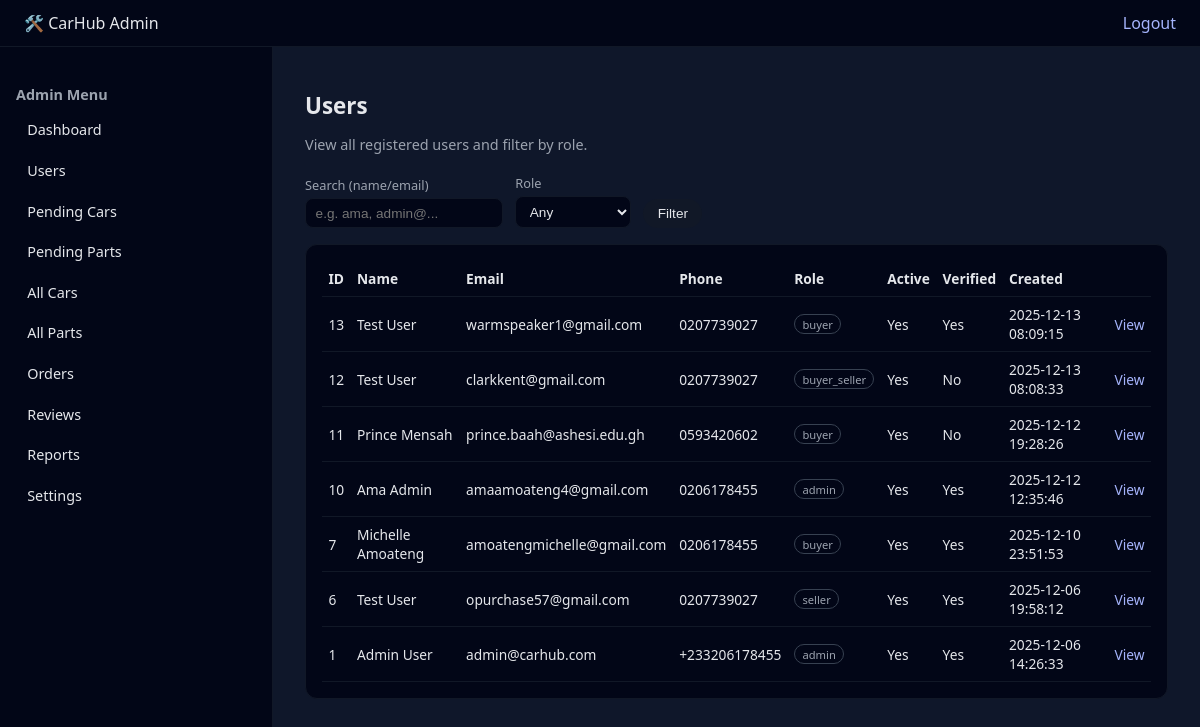
/users.php (signed in), run on the app's committed database.
### tables this page shows
CREATE TABLE IF NOT EXISTS `users` (
  `user_id` int NOT NULL AUTO_INCREMENT,
  `email` varchar(255) NOT NULL,
  `password_hash` varchar(255) NOT NULL,
  `first_name` varchar(100) NOT NULL,
  `last_name` varchar(100) NOT NULL,
  `phone_number` varchar(20) DEFAULT NULL,
  `role` enum('buyer','seller','admin','buyer_seller') NOT NULL DEFAULT 'buyer',
  `profile_image_url` varchar(500) DEFAULT NULL,
  `address` text,
  `city` varchar(100) DEFAULT NULL,
  `country` varchar(100) DEFAULT NULL,
  `is_active` tinyint(1) DEFAULT '1',
  `is_verified` tinyint(1) DEFAULT '0',
  `created_at` timestamp NOT NULL DEFAULT CURRENT_TIMESTAMP,
  `updated_at` timestamp NOT NULL DEFAULT CURRENT_TIMESTAMP ON UPDATE CURRENT_TIMESTAMP,
  PRIMARY KEY (`user_id`),
  UNIQUE KEY `email` (`email`),
  KEY `idx_user_email` (`email`),
  KEY `idx_user_role` (`role`)
);

### auth.php (called while the page is built, shortened)
<?php
function h($v) {
    return htmlspecialchars($v ?? '', ENT_QUOTES, 'UTF-8');
}

### users.php (the view, shortened to what this page needs)
<?php
require_once 'auth.php';
$search     = trim($_GET['q'] ?? '');
$sql = "SELECT
            user_id,
            first_name,
            last_name,
            email,
            phone_number,
            role,
            is_active,
            is_verified,
            created_at
        FROM users
        WHERE 1=1";
$params = [];
$sql .= " ORDER BY created_at DESC";
try {
    $stmt = $db->prepare($sql);
    $stmt->execute($params);
    $users = $stmt->fetchAll(PDO::FETCH_ASSOC);
} catch (Exception $e) {
    die("Users page DB error: " . h($e->getMessage()));
}
?>
<!DOCTYPE html>
<html lang="en">
<head>
</head>
<body>
<header class="topbar">
    <div>🛠️ CarHub Admin</div>
    <div>
        <a href="../logout.php">Logout</a>
    </div>
</header>
<div class="layout">
    <aside class="sidebar">
        <h3>Admin Menu</h3>
        <ul>
            <li><a href="dashboard.php">Dashboard</a></li>
            <li><a href="users.php">Users</a></li>
            <li><a href="cars-pending.php">Pending Cars</a></li>
            <li><a href="parts-pending.php">Pending Parts</a></li>
            <li><a href="cars.php">All Cars</a></li>
            <li><a href="parts.php">All Parts</a></li>
            <li><a href="orders.php">Orders</a></li>
            <li><a href="reviews.php">Reviews</a></li>
            <li><a href="reports.php">Reports</a></li>
            <li><a href="settings.php">Settings</a></li>
        </ul>
    </aside>
    <main class="main">
        <h1 class="page-title">Users</h1>
        <p class="page-subtitle">View all registered users and filter by role.</p>
        <form method="get" class="filters">
            <div class="group">
                <label>Search (name/email)</label>
                <input type="text" name="q" value="<?php echo h($search); ?>" placeholder="e.g. ama, admin@...">
            </div>
            <div class="group">
                <label>Role</label>
                <select name="role">
                    <option value="">Any</option>
                </select>
            </div>
            <button class="btn" type="submit">Filter</button>
        </form>
        <section class="card">
            <?php if (empty($users)): ?>
                <p style="color:#9ca3af;">No users found.</p>
            <?php else: ?>
                <table>
                    <thead>
                        <tr>
                            <th>ID</th>
                            <th>Name</th>
                            <th>Email</th>
                            <th>Phone</th>
                            <th>Role</th>
                            <th>Active</th>
                            <th>Verified</th>
                            <th>Created</th>
                            <th></th>
                        </tr>
                    </thead>
                    <tbody>
                    <?php foreach ($users as $u): ?>
                        <tr>
                            <td><?php echo (int)$u['user_id']; ?></td>
                            <td><?php echo h(($u['first_name'] ?? '').' '.($u['last_name'] ?? '')); ?></td>
                            <td><?php echo h($u['email']); ?></td>
                            <td><?php echo h($u['phone_number']); ?></td>
                            <td><span class="badge"><?php echo h($u['role']); ?></span></td>
                            <td><?php echo ((int)$u['is_active'] === 1) ? 'Yes' : 'No'; ?></td>
                            <td><?php echo ((int)$u['is_verified'] === 1) ? 'Yes' : 'No'; ?></td>
                            <td><?php echo h($u['created_at']); ?></td>
                            <td><a href="user-views.php?id=<?php echo (int)$u['user_id']; ?>">View</a></td>
                        </tr>
                    <?php endforeach; ?>
                    </tbody>
                </table>
            <?php endif; ?>
        </section>
    </main>
</div>
</body>
</html>

### users.php (style rules this page uses)
body { margin:0;font-family:system-ui,-apple-system,"Segoe UI",sans-serif;background:#0f172a;color:#e5e7eb; }
a { color:#a5b4fc;text-decoration:none; }
.topbar { display:flex;justify-content:space-between;align-items:center;padding:0.75rem 1.5rem;background:#020617;border-bottom:1px solid #111827; }
.layout { display:flex;min-height:calc(100vh - 52px); }
.sidebar { width:240px;background:#020617;border-right:1px solid #111827;padding:1.5rem 1rem;font-size:0.9rem; }
.sidebar h3 { font-size:0.9rem;color:#9ca3af;margin-bottom:0.5rem; }
.sidebar ul { list-style:none;padding:0;margin:0; }
.sidebar li { margin-bottom:0.35rem; }
.sidebar a { display:block;padding:0.5rem 0.7rem;border-radius:0.5rem;color:#e5e7eb; }
.main { flex:1;padding:1.75rem 2rem; }
.page-title { font-size:1.4rem;margin-bottom:0.25rem; }
.page-subtitle { font-size:0.9rem;color:#9ca3af;margin-bottom:1.25rem; }
.filters { display:flex;flex-wrap:wrap;gap:0.75rem;align-items:flex-end;margin-bottom:1rem; }
.filters label { font-size:0.8rem;color:#9ca3af;margin-bottom:0.25rem;display:block; }
.filters input,.filters select { background:#020617;border:1px solid #111827;border-radius:0.5rem; color:#e5e7eb;padding:0.4rem 0.6rem;font-size:0.85rem; }
.filters .group { display:flex;flex-direction:column; }
.btn { padding:0.45rem 0.9rem;border-radius:999px;border:none;font-size:0.85rem;cursor:pointer;background:#111827;color:#e5e7eb; }
.card { background:#020617;border:1px solid #111827;border-radius:0.75rem;padding:1rem; }
table { width:100%;border-collapse:collapse;font-size:0.86rem; }
th,td { padding:0.5rem 0.4rem;border-bottom:1px solid #111827;text-align:left; }
.badge { display:inline-block;padding:0.1rem 0.45rem;border-radius:999px;border:1px solid #374151;font-size:0.7rem;color:#9ca3af; }

### data on the page
users: user_id "13", first_name+last_name "Test User", email "warmspeaker1@gmail.com", phone_number "0207739027", role "buyer", is_active "Yes", is_verified "Yes", created_at "2025-12-13 08:09:15"
users: user_id "12", first_name+last_name "Test User", email "clarkkent@gmail.com", phone_number "0207739027", role "buyer_seller", is_active "Yes", is_verified "No", created_at "2025-12-13 08:08:33"
users: user_id "11", first_name+last_name "Prince Mensah", email "prince.baah@ashesi.edu.gh", phone_number "0593420602", role "buyer", is_active "Yes", is_verified "No", created_at "2025-12-12 19:28:26"
users: user_id "10", first_name+last_name "Ama Admin", email "amaamoateng4@gmail.com", phone_number "0206178455", role "admin", is_active "Yes", is_verified "Yes", created_at "2025-12-12 12:35:46"
users: user_id "7", first_name+last_name "Michelle Amoateng", email "amoatengmichelle@gmail.com", phone_number "0206178455", role "buyer", is_active "Yes", is_verified "Yes", created_at "2025-12-10 23:51:53"
users: user_id "6", first_name+last_name "Test User", email "opurchase57@gmail.com", phone_number "0207739027", role "seller", is_active "Yes", is_verified "Yes", created_at "2025-12-06 19:58:12"
users: user_id "1", first_name+last_name "Admin User", email "admin@carhub.com", phone_number "+233206178455", role "admin", is_active "Yes", is_verified "Yes", created_at "2025-12-06 14:26:33"
